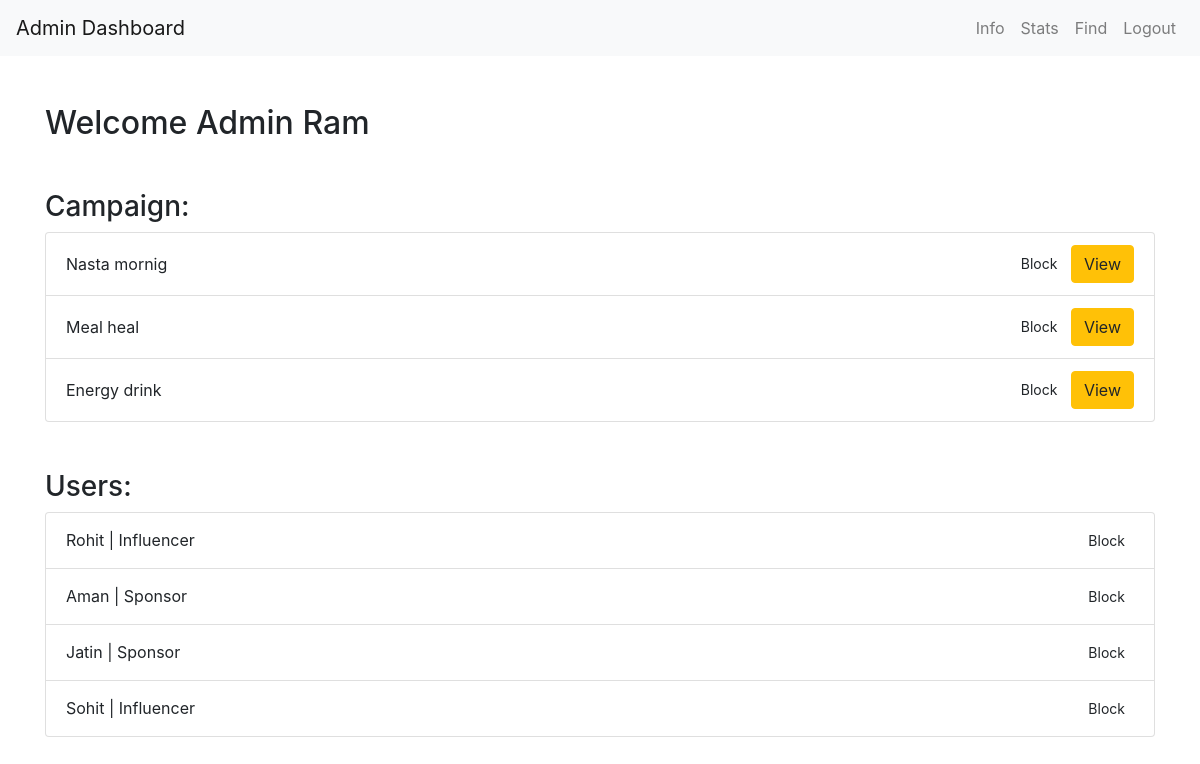
Screenshot of /admin_dashboard (signed in) with the database file from the repository.
### app.py (models this page shows, shortened)
class User(db.Model, UserMixin):
    id = db.Column(db.Integer, primary_key=True, autoincrement=True)
    username = db.Column(db.String(25), unique=True, nullable=False)
    email = db.Column(db.String(50), unique=True, nullable=False)
    _password = db.Column(db.String(128), nullable=False)
    role = db.Column(db.String(25))
    industry = db.Column(db.String(20),nullable=True)
    budgets = db.Column(db.Integer)
    category = db.Column(db.String(20),nullable=True)
    niche = db.Column(db.String(20),nullable=True)
    reach = db.Column(db.String(20),nullable=True)
    blocked = db.Column(db.Boolean, default=False)
    sponsor_campaigns = db.relationship('Campaign', foreign_keys='Campaign.sponsor_id', back_populates='sponsor')
    influencer_campaigns = db.relationship('Campaign', foreign_keys='Campaign.influencer_id', back_populates='influencer')
    @property
    def password(self):
        raise AttributeError('password is not a readable attribute')

class Campaign(db.Model):
    id = db.Column(db.Integer, primary_key=True)
    name = db.Column(db.String(128))
    description = db.Column(db.Text)
    start_date = db.Column(db.DateTime, index=True, default=datetime.utcnow)
    end_date = db.Column(db.DateTime, index=True)
    budget = db.Column(db.Integer)
    visibility = db.Column(db.String(255) , default='public')
    progress = db.Column(db.Integer, default=0)
    flagged = db.Column(db.Boolean, default=False)
    sponsor_id = db.Column(db.Integer, db.ForeignKey('user.id', name='fk_campaign_sponsor_id'))
    influencer_id = db.Column(db.Integer, db.ForeignKey('user.id', name='fk_campaign_influencer_id'), nullable=True)
    sponsor = db.relationship('User', foreign_keys=[sponsor_id], back_populates='sponsor_campaigns')
    influencer = db.relationship('User', foreign_keys=[influencer_id], back_populates='influencer_campaigns')

### app.py (the view)
@app.route('/admin_dashboard')
@login_required
def admin_dashboard():
    if current_user.role != 'admin':
        return redirect(url_for('home'))
    campaigns = Campaign.query.all()
    users = User.query.all()  # Assuming blocked users are flagged users
    return render_template('admin_dash.html',campaigns=campaigns,users=users)

### app.py (called while the page is built)
@login_manager.user_loader
def load_user(user_id):
    return User.query.get(int(user_id))

### templates/admin_dash.html (shortened to what this page needs)
<!DOCTYPE html>
<html lang="en">
<head>
    <link href="https://stackpath.bootstrapcdn.com/bootstrap/4.5.2/css/bootstrap.min.css" rel="stylesheet">
</head>
<body>
    <nav class="navbar navbar-expand-lg navbar-light bg-light">
        <a class="navbar-brand" href="#">Admin Dashboard</a>
        <div class="collapse navbar-collapse" id="navbarNav">
            <ul class="navbar-nav ml-auto">
                <li class="nav-item">
                    <a class="nav-link" href="/admin_dashboard">Info</a>
                </li>
                <li class="nav-item">
                    <a class="nav-link" href="/stats">Stats</a>
                </li>
                <li class="nav-item">
                    <a class="nav-link" href="/admin_find_dashboard">Find</a>
                </li>
                <li class="nav-item">
                    <a class="nav-link" href="{{ url_for('logout') }}">Logout</a>
                </li>
            </ul>
        </div>
    </nav>
    <div class="container mt-5">
        <h2>Welcome Admin {{ current_user.username|capitalize }}</h2>
    <h3 class="mt-5">Campaign:</h3>
    <div class="list-group">
        {% for campaign in campaigns %}
            <div class="list-group-item d-flex justify-content-between align-items-center">
                <span>{{ campaign.name|capitalize }}</span>
                <div>
                    {% if campaign.flagged == True %}
                        <form method="POST" action="{{ url_for('unblock_campaign', campaign_id=campaign.id) }}" style="display:inline;">
                            <button type="submit" class="btn btn-unblock btn-sm">Unblock</button>
                        </form>
                        {% else %}
                        <form method="POST" action="{{ url_for('block_campaign', campaign_id=campaign.id) }}" style="display:inline;">
                            <button type="submit" class="btn btn-unblock btn-sm">Block</button>
                        </form>
                    {% endif %}
                    <a href="{{ url_for('view_campaign', campaign_id=campaign.id) }}" class="btn btn-warning">View</a>
                </div>
            </div>
        {% endfor %}
    </div>
    <h3 class="mt-5">Users:</h3>
    <div class="list-group">
        {% for user in users %}
        {% if user.role == 'influencer' or user.role == 'sponsor' %}
            <div class="list-group-item d-flex justify-content-between align-items-center">
                <span>{{ user.username|capitalize }} | {{ user.role|capitalize }}</span>
                <div>
                    {% if user.blocked == True %}
                        <form method="POST" action="{{ url_for('unblock_user', user_id=user.id) }}" style="display:inline;">
                            <button type="submit" class="btn btn-unblock btn-sm">Unblock</button>
                        </form>
                        {% else %}
                        <form method="POST" action="{{ url_for('block_user', user_id=user.id) }}" style="display:inline;">
                            <button type="submit" class="btn btn-unblock btn-sm">Block</button>
                        </form>
                    {% endif %}
                </div>
            </div>
        {% endif %}
        {% endfor %}
    </div>
</div>
</body>
</html>

### rows the page displays
User: username "Ram"
Campaign: name "Nasta mornig"
Campaign: name "Meal heal"
Campaign: name "Energy drink"
User: username "Rohit", role "Influencer"
User: username "Aman", role "Sponsor"
User: username "Jatin", role "Sponsor"
User: username "Sohit", role "Influencer"
